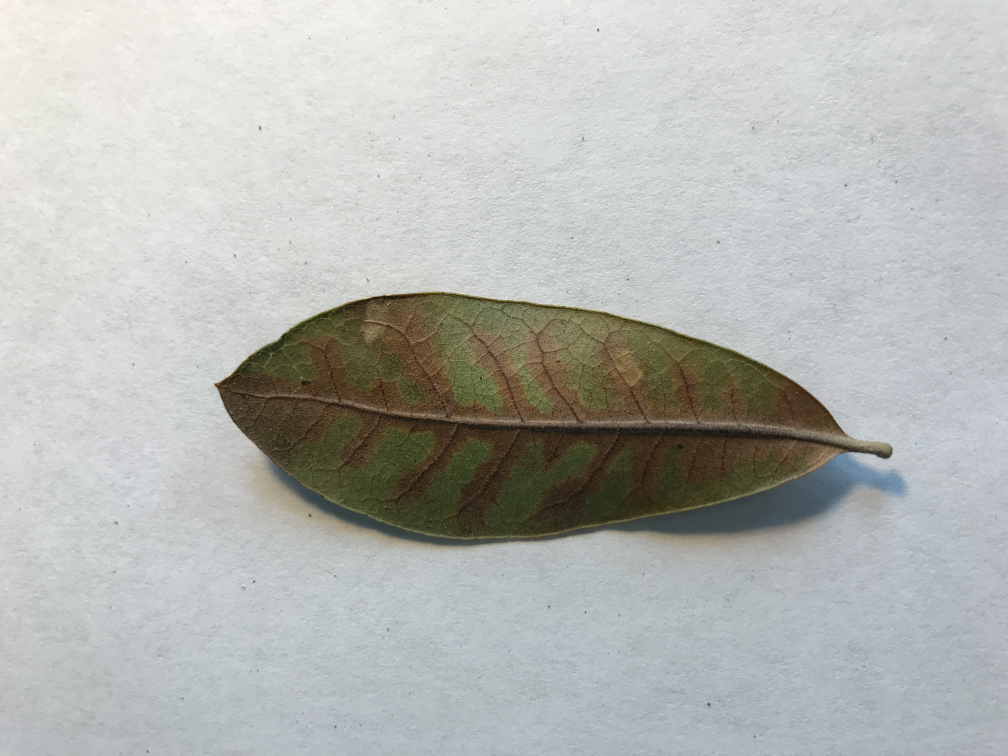
#> input picture InfectedLeavesTrain/IMG_2729.JPG, 4032 x 3024 px (shown at 1/4 size); its folder holds only this picture in this run
$ python creatingdata.py   (older library calls are emulated)
#> lines starting #> are read from the running program, lines starting #| are printed output that depends on the picture
"""
from PIL import Image
import csv

im = Image.open('InfectedLeaves/IMG_2688.jpg') # Can be many different formats.
pix = im.load()
print(im.size)  # Get the width and hight of the image for iterating over
print(pix[0,0])  # Get the RGBA Value of the a pixel of an image
print("Hi")
print(im.getdata())
with open('training_data.csv', mode='w') as training_file:
    training_writer = csv.writer(training_file, delimiter=',', quotechar='"', quoting=csv.QUOTE_MINIMAL)

    training_writer.writerow(['John Smith', 'Accounting', 'November'])
    training_writer.writerow(['Erica Meyers', 'IT', 'March'])
"""
from PIL import Image
import numpy as np
import sys
import os
import csv

#Useful function
def createFileList(myDir, format='.JPG'):
#> called with format = '.JPG'
    fileList = []
    print(myDir)
    for root, dirs, files in os.walk(myDir, topdown=False):
        for name in files:
            if name.endswith(format):
                fullName = os.path.join(root, name)
                fileList.append(fullName)
    return fileList

# load the original image
myFileList = createFileList('/Users/marcriccione/Desktop/CSCE421/ENDEAVRML/InfectedLeavesTrain/')
myFileList2 = createFileList('/Users/marcriccione/Desktop/CSCE421/ENDEAVRML/NotInfectedLeavesTrain/')
myFileList3 = createFileList('/Users/marcriccione/Desktop/CSCE421/ENDEAVRML/InfectedLeavesTest/')
myFileList4 = createFileList('/Users/marcriccione/Desktop/CSCE421/ENDEAVRML/NotInfectedLeavesTest/')

# create a writer that is of type dict writer for training
fnamesTrain = ['infected', 'pixels']
pixel_string = ''
f = open("training_pixels.csv", 'w')
writer = csv.DictWriter(f,fieldnames=fnamesTrain)
writer.writerow({'infected' : 'infected', 'pixels' : 'pixels'})

for file in myFileList:
    #print(file)
    shrink = (100,100)
    img_file = Image.open(file)
#> img_file is the input picture: PIL image 4032x3024 RGB; mean R, G, B 180.9, 182.7, 179.4
    # img_file.show()
    # get original image parameters...
    img_file = img_file.resize(shrink)
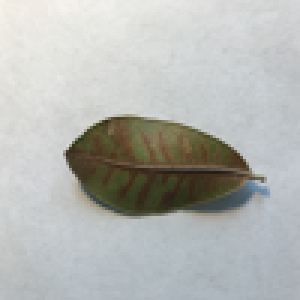
#> img_file: PIL image 100x100 RGB (shown 3 times larger); mean R, G, B 180.8, 182.7, 179.4
    width, height = img_file.size
#> width = 100; height = 100
    format = img_file.format
    mode = img_file.mode
#> mode = 'RGB'

    # Make image Greyscale
    img_grey = img_file.convert('L')
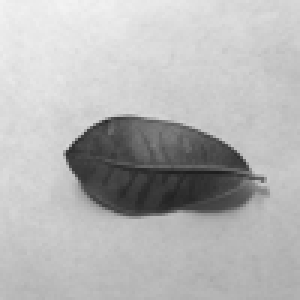
#> img_grey: PIL image 100x100 L (shown 3 times larger); min 30, max 243, mean 181.8
    #img_grey.save('result.png')
    #img_grey.show()

    # Save Greyscale values
    value = np.asarray(img_grey.getdata(), dtype=np.int).reshape((img_grey.size[1], img_grey.size[0]))
    value = value.flatten()
#> value = 10000 values, max 243 at index 220, min 30 at index 5772, mean 181.8
    value = value.tolist()
    for i in range(len(value)):
      pixel_string = pixel_string + str(value[i]) + ' '
#> this loop made 10000 passes
#> pixel_string on passes 1 to 3: '242 ', '242 241 ', '242 241 236 '
    #print(pixel_string)
    writer.writerow({'infected' : '1', 'pixels' : pixel_string})
    pixel_string = ''

for file in myFileList2:
    #print(file)
    shrink = (100,100)
    img_file = Image.open(file)
    # img_file.show()
    # get original image parameters...
    img_file = img_file.resize(shrink)
    width, height = img_file.size
    format = img_file.format
    mode = img_file.mode

    # Make image Greyscale
    img_grey = img_file.convert('L')
    #img_grey.save('result.png')
    #img_grey.show()

    # Save Greyscale values
    value = np.asarray(img_grey.getdata(), dtype=np.int).reshape((img_grey.size[1], img_grey.size[0]))
    value = value.flatten()
    value = value.tolist()
    for i in range(len(value)):
      pixel_string = pixel_string + str(value[i]) + ' '
    #print(pixel_string)
    writer.writerow({'infected' : '0', 'pixels' : pixel_string})
    pixel_string = ''

f = open("test_pixels.csv", 'w')
writer = csv.DictWriter(f,fieldnames=fnamesTrain)
writer.writerow({'infected' : 'infected', 'pixels' : 'pixels'})

for file in myFileList3:
    #print(file)
    shrink = (100,100)
    img_file = Image.open(file)
    # img_file.show()
    # get original image parameters...
    img_file = img_file.resize(shrink)
    width, height = img_file.size
    format = img_file.format
    mode = img_file.mode

    # Make image Greyscale
    img_grey = img_file.convert('L')
    #img_grey.save('result.png')
    #img_grey.show()

    # Save Greyscale values
    value = np.asarray(img_grey.getdata(), dtype=np.int).reshape((img_grey.size[1], img_grey.size[0]))
    value = value.flatten()
    value = value.tolist()
    for i in range(len(value)):
      pixel_string = pixel_string + str(value[i]) + ' '
    #print(pixel_string)
    writer.writerow({'infected' : '1', 'pixels' : pixel_string})
    pixel_string = ''

for file in myFileList4:
    #print(file)
    shrink = (100,100)
    img_file = Image.open(file)
    # img_file.show()
    # get original image parameters...
    img_file = img_file.resize(shrink)
    width, height = img_file.size
    format = img_file.format
    mode = img_file.mode

    # Make image Greyscale
    img_grey = img_file.convert('L')
    #img_grey.save('result.png')
    #img_grey.show()

    # Save Greyscale values
    value = np.asarray(img_grey.getdata(), dtype=np.int).reshape((img_grey.size[1], img_grey.size[0]))
    value = value.flatten()
    value = value.tolist()
    for i in range(len(value)):
      pixel_string = pixel_string + str(value[i]) + ' '
    #print(pixel_string)
    writer.writerow({'infected' : '0', 'pixels' : pixel_string})
    pixel_string = ''

$ run again, on InfectedLeavesTrain/IMG_2738.JPG
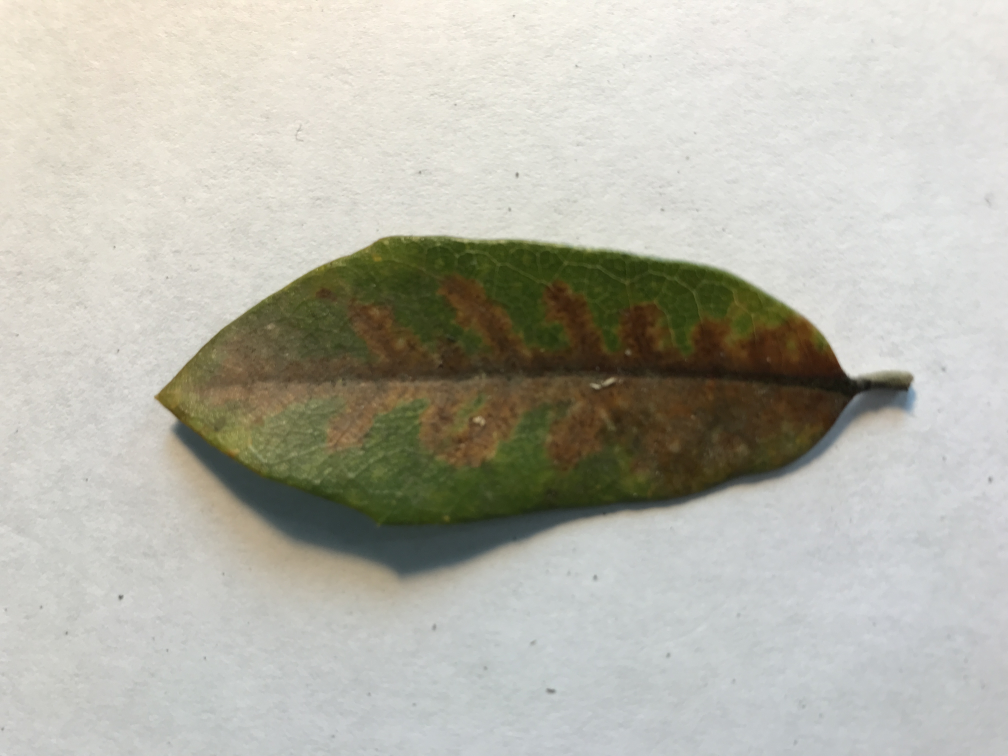
#> input picture InfectedLeavesTrain/IMG_2738.JPG, 4032 x 3024 px (shown at 1/4 size)
#> img_file is the input picture: PIL image 4032x3024 RGB; mean R, G, B 182.7, 181.7, 171.1
#> `img_file = img_file.resize(shrink)`:
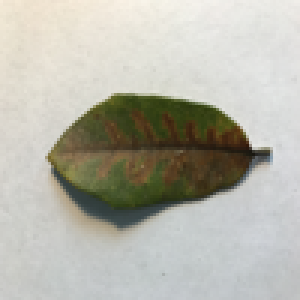
#> img_file: PIL image 100x100 RGB (shown 3 times larger); mean R, G, B 182.7, 181.7, 171.1
#> `img_grey = img_file.convert('L')`:
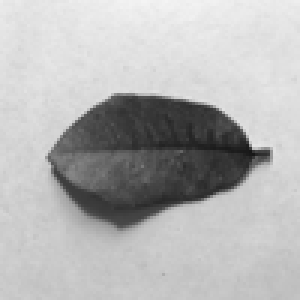
#> img_grey: PIL image 100x100 L (shown 3 times larger); min 23, max 244, mean 180.8
#> `value = value.flatten()`: value = 10000 values, max 244 at index 47, min 23 at index 5083, mean 180.8
#> the loop `for i in range(len(value)):` made 10000 passes
#> pixel_string on passes 1 to 3: '236 ', '236 231 ', '236 231 231 '

$ run again, on InfectedLeavesTrain/IMG_2739.JPG
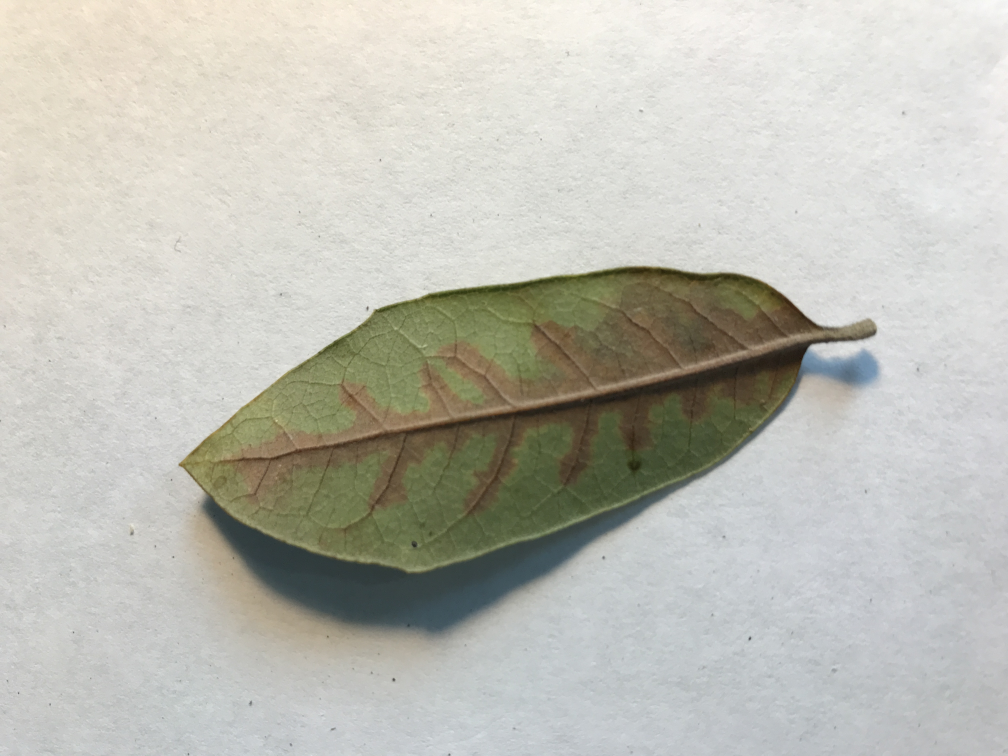
#> input picture InfectedLeavesTrain/IMG_2739.JPG, 4032 x 3024 px (shown at 1/4 size)
#> img_file is the input picture: PIL image 4032x3024 RGB; mean R, G, B 190.3, 189.9, 181.2
#> `img_file = img_file.resize(shrink)`:
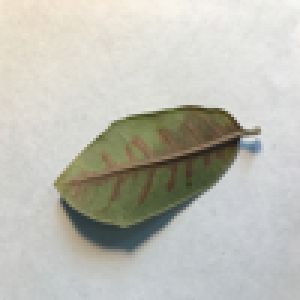
#> img_file: PIL image 100x100 RGB (shown 3 times larger); mean R, G, B 190.3, 189.9, 181.2
#> `img_grey = img_file.convert('L')`:
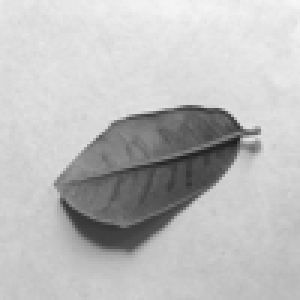
#> img_grey: PIL image 100x100 L (shown 3 times larger); min 28, max 246, mean 189
#> `value = value.flatten()`: value = 10000 values, max 246 at index 97, min 28 at index 4778, mean 189
#> the loop `for i in range(len(value)):` made 10000 passes
#> pixel_string on passes 1 to 3: '234 ', '234 229 ', '234 229 227 '

$ run again, on InfectedLeavesTrain/IMG_2732.JPG
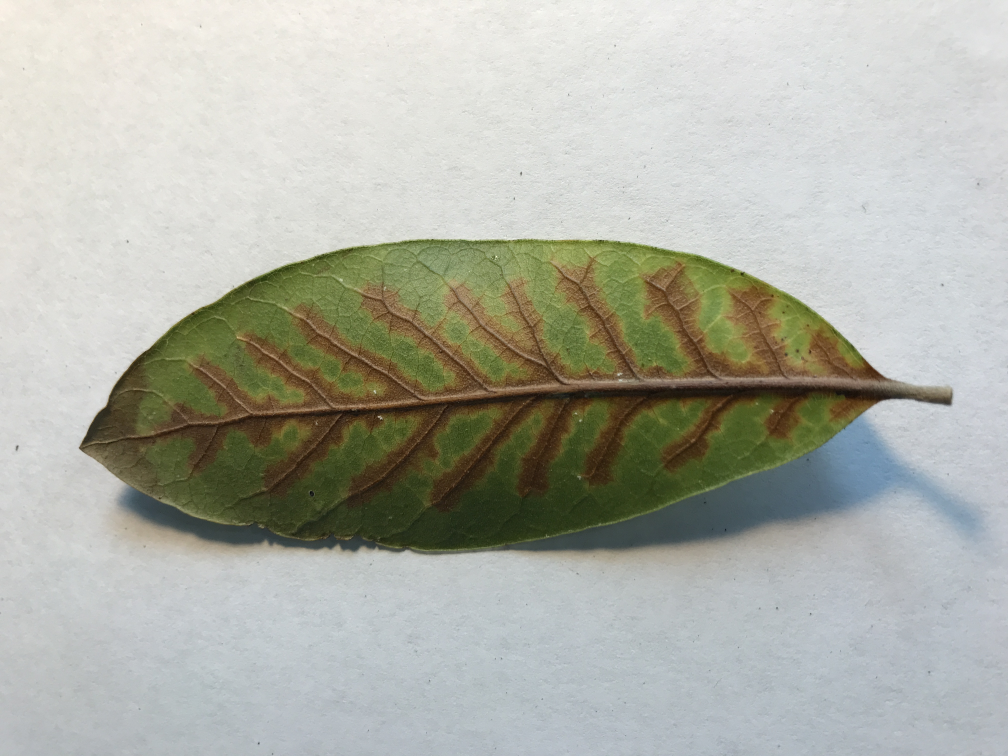
#> input picture InfectedLeavesTrain/IMG_2732.JPG, 4032 x 3024 px (shown at 1/4 size)
#> img_file is the input picture: PIL image 4032x3024 RGB; mean R, G, B 175.1, 176.8, 166.8
#> `img_file = img_file.resize(shrink)`:
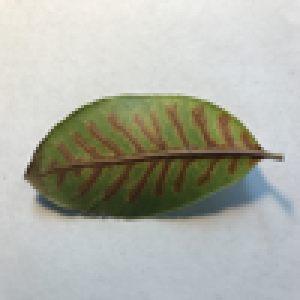
#> img_file: PIL image 100x100 RGB (shown 3 times larger); mean R, G, B 175.1, 176.8, 166.8
#> `img_grey = img_file.convert('L')`:
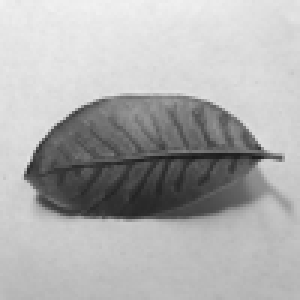
#> img_grey: PIL image 100x100 L (shown 3 times larger); min 25, max 241, mean 175.1
#> `value = value.flatten()`: value = 10000 values, max 241 at index 0, min 25 at index 5264, mean 175.1
#> the loop `for i in range(len(value)):` made 10000 passes
#> pixel_string on passes 1 to 3: '241 ', '241 238 ', '241 238 235 '
